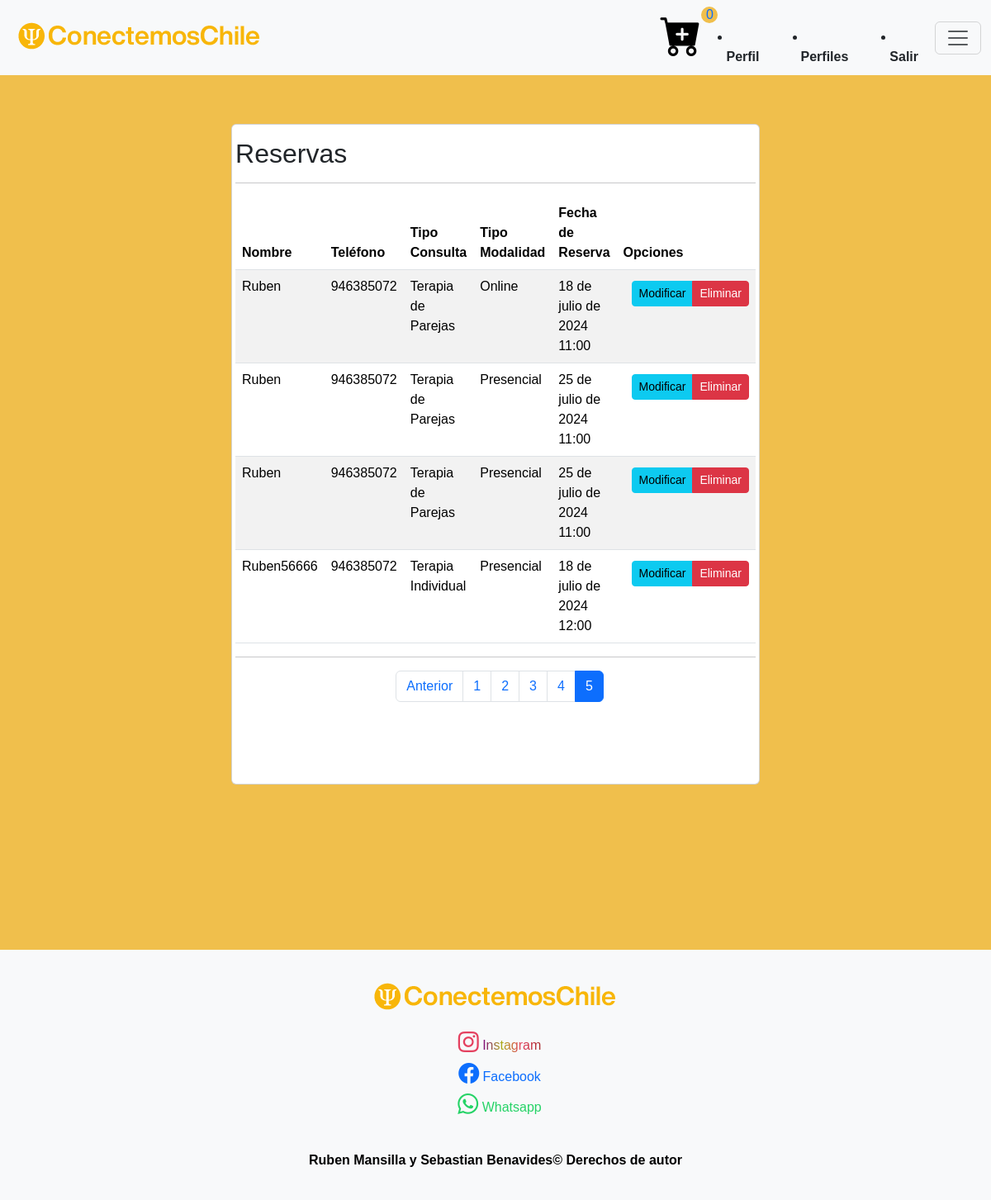
The page /listar-reservas/?page=5 (signed in) on the database as committed earlier.
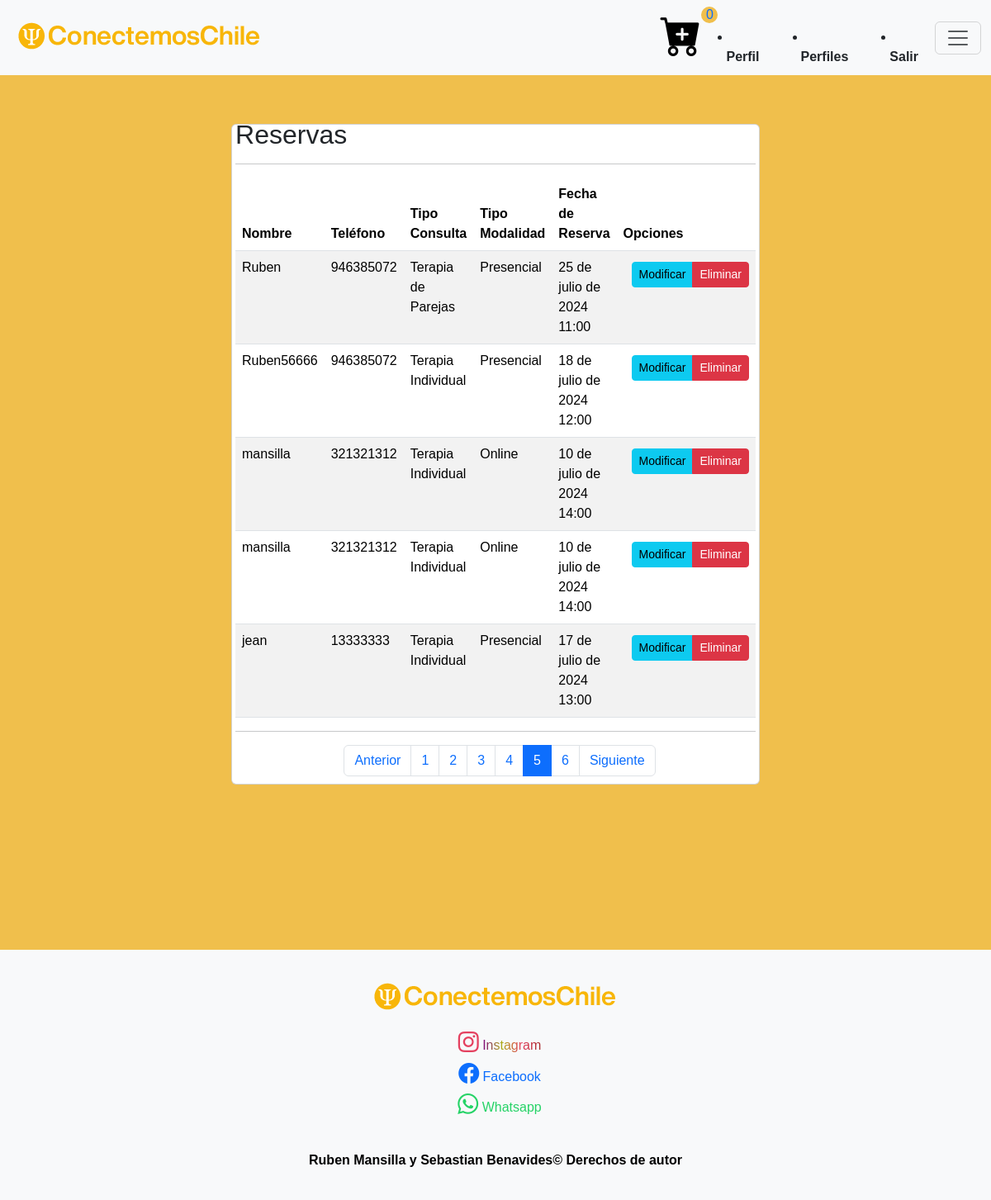
The same page on the database as committed later.
### core/models.py (models this page shows, shortened)
class ReservaHora(models.Model):
    user = models.ForeignKey(User, on_delete=models.CASCADE, null=True, blank=True)
    nombre = models.CharField(max_length=50)
    apellido = models.CharField(max_length=50)
    telefono = models.IntegerField()
    tipo_consulta = models.IntegerField(choices=opciones_consulta)
    tipo_modalidad = models.IntegerField(choices=opciones_modalidad)
    fecha = models.DateField(default=datetime.now)
    hora = models.CharField(max_length=5, default='09:00')

### core/views.py (the view)
# urls.py: path('listar-reservas/', listar_reserva, name="listar_reserva"),
def listar_reserva(request):
    if request.user.is_authenticated:
        if request.user.is_staff or request.user.is_superuser:
            reservas = ReservaHora.objects.all()
        else:
            reservas = ReservaHora.objects.filter(user=request.user)
        page = request.GET.get('page', 1)
        try:
            paginator = Paginator(reservas, 5)
            reservas = paginator.get_page(page)
        except:
            raise Http404
        data = {
            'reservas': reservas,
            'paginator': paginator
        }
        return render(request, 'core/reserva/listar.html', data)
    else:
        return redirect('login')  # Redirige a login si no está autenticado

### core/templates/core/reserva/listar.html (shortened to what this page needs)
{% extends 'core/base.html' %}
{% load static %}
{% block content %}
<link rel="stylesheet" href="{% static 'core/css/estilo-listar.css' %}">
{% if user.is_authenticated %}
<div style="padding-top: 150px;"></div>
<div class="card">
    <div class="card-body">
        {% if request.user.is_superuser %}
        <h2>Reservas</h2>
        <hr>
        {%else%}
        <h2>Mis Reservas</h2>
        <hr>
        {%endif%}
        <div class="table-responsive">
            <table class="table table-striped table-hover">
                <thead>
                    <tr>
                        <th>Nombre</th>
                        <th>Teléfono</th>
                        <th>Tipo Consulta</th>
                        <th>Tipo Modalidad</th>
                        <th>Fecha de Reserva</th>
                        {% if user.is_superuser %}
                        <th>Opciones</th>
                        {% endif %}
                    </tr>
                </thead>
                <tbody>
                    {% for r in reservas %}
                    <tr>
                        <td>{{ r.nombre }}</td>
                        <td>{{ r.telefono }}</td>
                        <td>{{ r.get_tipo_consulta_display }}</td>
                        <td>{{ r.get_tipo_modalidad_display }}</td>
                        <td>{{ r.fecha }} {{ r.hora }} </td>
                        {% if user.is_superuser %}
                        <td>
                            <div class="btn-group" role="group">
                                <a href="{% url 'modificar_reserva' r.id %}" class="btn btn-info btn-sm">Modificar</a>
                                <a href="{% url 'eliminar_reserva' r.id %}" class="btn btn-danger btn-sm">Eliminar</a>
                            </div>
                        </td>
                        {% endif %}
                    </tr>
                    {% endfor %}
                </tbody>
            </table>
            <hr>
        {% include 'core/reserva/paginator.html' %}
        </div>
    </div>
</div>
<div style="padding-bottom: 200px;"></div>
{% endif %}
{% endblock %}

Rows that differ between the two databases and show on the page:
no longer on this page (row unchanged): ReservaHora: nombre "Ruben", telefono "946385072", tipo_consulta "Terapia de Parejas", tipo_modalidad "Online", fecha "18 de julio de 2024", hora "11:00"
no longer on this page (row unchanged): ReservaHora: nombre "Ruben", telefono "946385072", tipo_consulta "Terapia de Parejas", tipo_modalidad "Presencial", fecha "25 de julio de 2024", hora "11:00"
added ReservaHora: nombre "mansilla", telefono "321321312", tipo_consulta "Terapia Individual", tipo_modalidad "Online", fecha "10 de julio de 2024", hora "14:00"
added ReservaHora: nombre "mansilla", telefono "321321312", tipo_consulta "Terapia Individual", tipo_modalidad "Online", fecha "10 de julio de 2024", hora "14:00"
added ReservaHora: nombre "jean", telefono "13333333", tipo_consulta "Terapia Individual", tipo_modalidad "Presencial", fecha "17 de julio de 2024", hora "13:00"
Other text that changed with them:
new list line: "6"
text now shown: "Siguiente"
